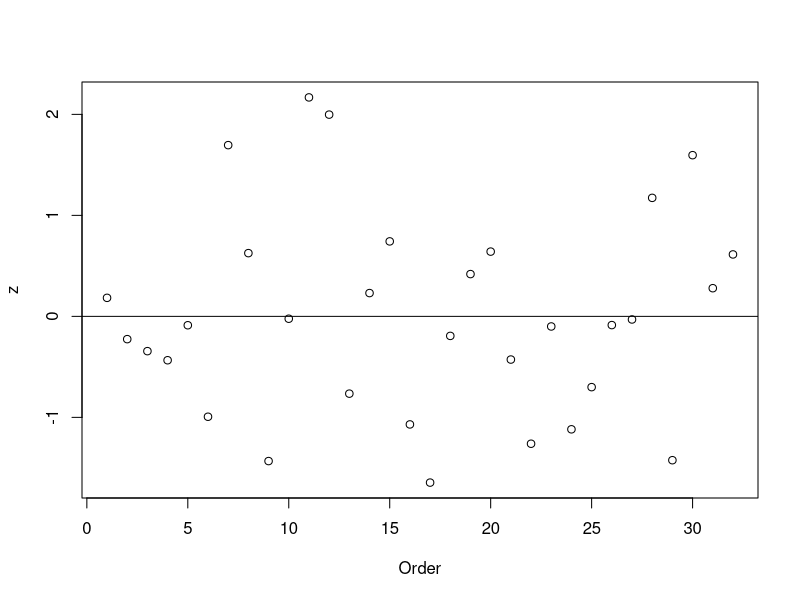
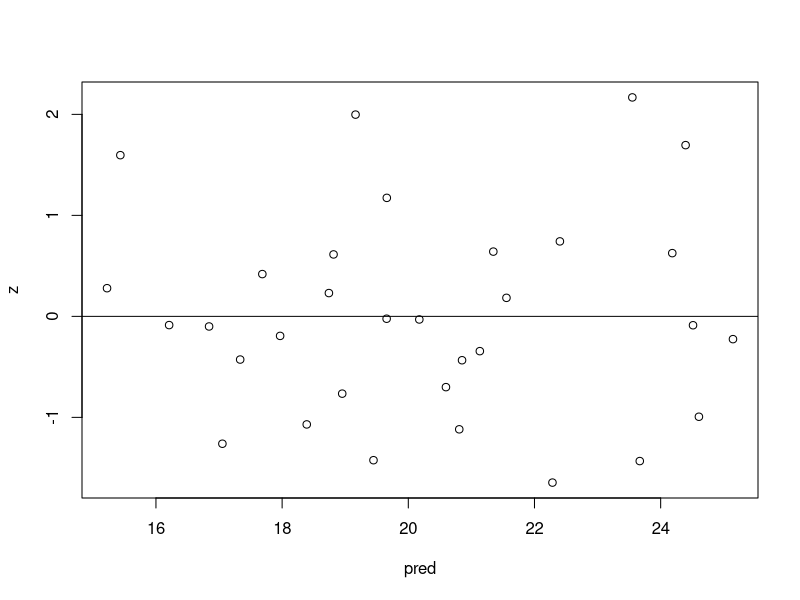
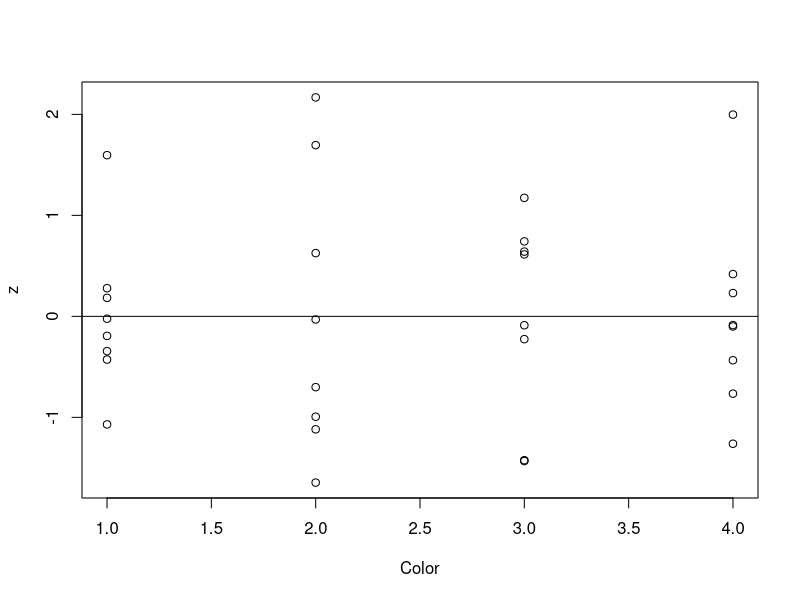
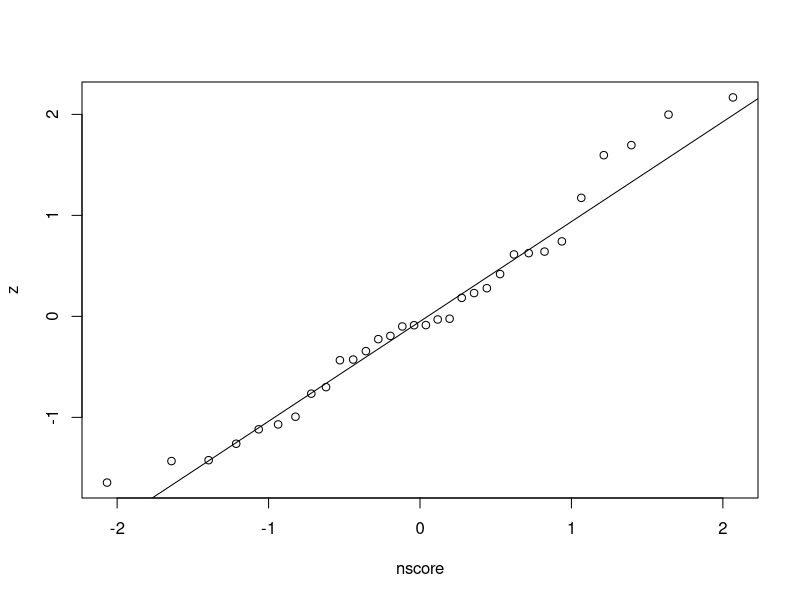

These charts were generated, in order, by the following R code:
# balloon.r, balloon experiment, Table 9.6 p300, and code from text p301

# Table 9.6, p300
balloon.data <- read.table("Data/balloon.txt", header=T)
head(balloon.data, 3)
balloon.data <- within(balloon.data,
  {x = Order - 16.5; fC = factor(Color) })

options(contrasts = c("contr.sum", "contr.poly"))
model1 <- lm(Time ~ fC + x, data=balloon.data)
summary(model1) # LSE etc. for covariate, model F-test

drop1(model1, ~., test="F") # Type 3 tests
anova(model1) # Type 1 tests

# Multiple comparisons: Scheffe's method
library(lsmeans)
lsmC <- lsmeans(model1, ~ fC)
summary(contrast(lsmC, method="pairwise", adjust="Scheffe"),
        infer=c(T,T))
lsmC

# Residual plots
balloon.data <- within(balloon.data,
  {pred=fitted(model1); e=resid(model1); z=e/sd(e);
   n=length(e); q=rank(e); nscore=qnorm((q-0.375)/(n+0.25)) })
plot (z ~ Order, data=balloon.data); abline(h=0)
plot (z ~ pred, data=balloon.data); abline(h=0)
plot (z ~ Color, data=balloon.data); abline(h=0)

plot (z ~ nscore, data=balloon.data); qqline(balloon.data$z)

# Code from text p301
# Test equality of slopes
model2 <- lm(Time ~ fC + x + fC:x, data=balloon.data)
anova(model1, model2)
# slopes are not too much different
